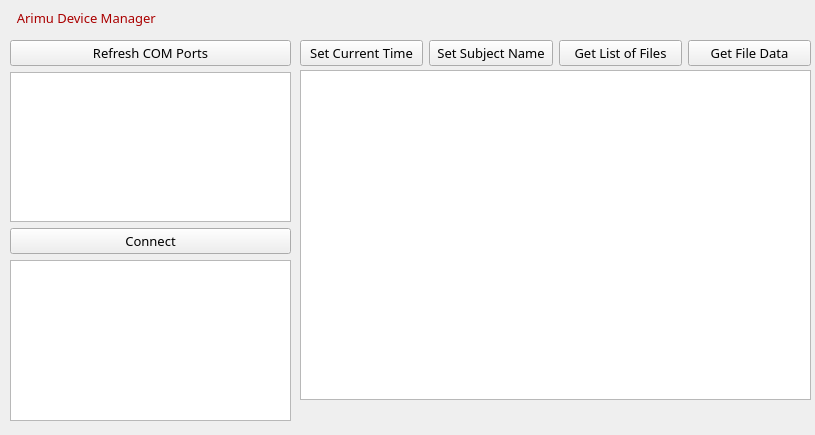
<?xml version="1.0" encoding="UTF-8"?>
<ui version="4.0">
 <author>Sivakumar Balasubramanian</author>
 <class>ArimuDevManager</class>
 <widget class="QMainWindow" name="ArimuDevManager">
  <property name="geometry">
   <rect>
    <x>0</x>
    <y>0</y>
    <width>815</width>
    <height>435</height>
   </rect>
  </property>
  <property name="font">
   <font>
    <family>Bahnschrift Light</family>
    <pointsize>10</pointsize>
   </font>
  </property>
  <property name="windowTitle">
   <string>Arimu Device Manager</string>
  </property>
  <property name="statusTip">
   <string/>
  </property>
  <widget class="QWidget" name="centralwidget">
   <widget class="QWidget" name="layoutWidget">
    <property name="geometry">
     <rect>
      <x>10</x>
      <y>40</y>
      <width>281</width>
      <height>214</height>
     </rect>
    </property>
    <layout class="QVBoxLayout" name="verticalLayout">
     <item>
      <widget class="QPushButton" name="btn_refresh_com">
       <property name="text">
        <string>Refresh COM Ports</string>
       </property>
      </widget>
     </item>
     <item>
      <widget class="QListWidget" name="list_com_ports"/>
     </item>
     <item>
      <widget class="QPushButton" name="btn_connect_com">
       <property name="text">
        <string>Connect</string>
       </property>
      </widget>
     </item>
    </layout>
   </widget>
   <widget class="QWidget" name="layoutWidget">
    <property name="geometry">
     <rect>
      <x>300</x>
      <y>70</y>
      <width>511</width>
      <height>351</height>
     </rect>
    </property>
    <layout class="QVBoxLayout" name="verticalLayout_3">
     <item>
      <widget class="QPlainTextEdit" name="text_console">
       <property name="font">
        <font>
         <family>Anonymous Pro</family>
         <pointsize>8</pointsize>
        </font>
       </property>
       <property name="midLineWidth">
        <number>0</number>
       </property>
       <property name="horizontalScrollBarPolicy">
        <enum>Qt::ScrollBarAlwaysOff</enum>
       </property>
       <property name="readOnly">
        <bool>true</bool>
       </property>
      </widget>
     </item>
     <item>
      <widget class="QLabel" name="lbl_status">
       <property name="font">
        <font>
         <family>Anonymous Pro</family>
         <pointsize>8</pointsize>
        </font>
       </property>
       <property name="text">
        <string/>
       </property>
      </widget>
     </item>
    </layout>
   </widget>
   <widget class="QLabel" name="lbl_title">
    <property name="geometry">
     <rect>
      <x>10</x>
      <y>-8</y>
      <width>741</width>
      <height>51</height>
     </rect>
    </property>
    <property name="styleSheet">
     <string notr="true">font: 25 20pt &quot;Bahnschrift Light&quot; ;
color: rgb(170, 0, 0);

</string>
    </property>
    <property name="text">
     <string>  Arimu Device Manager</string>
    </property>
    <property name="alignment">
     <set>Qt::AlignJustify|Qt::AlignVCenter</set>
    </property>
   </widget>
   <widget class="QPlainTextEdit" name="text_arimu_dev_details">
    <property name="geometry">
     <rect>
      <x>10</x>
      <y>260</y>
      <width>281</width>
      <height>161</height>
     </rect>
    </property>
    <property name="font">
     <font>
      <family>Anonymous Pro</family>
      <pointsize>8</pointsize>
     </font>
    </property>
    <property name="readOnly">
     <bool>true</bool>
    </property>
    <property name="plainText">
     <string/>
    </property>
   </widget>
   <widget class="QWidget" name="">
    <property name="geometry">
     <rect>
      <x>300</x>
      <y>40</y>
      <width>511</width>
      <height>26</height>
     </rect>
    </property>
    <layout class="QHBoxLayout" name="horizontalLayout">
     <item>
      <widget class="QPushButton" name="btn_set_time">
       <property name="text">
        <string>Set Current Time</string>
       </property>
      </widget>
     </item>
     <item>
      <widget class="QPushButton" name="btn_set_subjname">
       <property name="text">
        <string>Set Subject Name</string>
       </property>
      </widget>
     </item>
     <item>
      <widget class="QPushButton" name="btn_get_files">
       <property name="text">
        <string>Get List of Files</string>
       </property>
      </widget>
     </item>
     <item>
      <widget class="QPushButton" name="btn_get_file_data">
       <property name="text">
        <string>Get File Data</string>
       </property>
      </widget>
     </item>
    </layout>
   </widget>
  </widget>
 </widget>
 <resources/>
 <connections/>
</ui>
